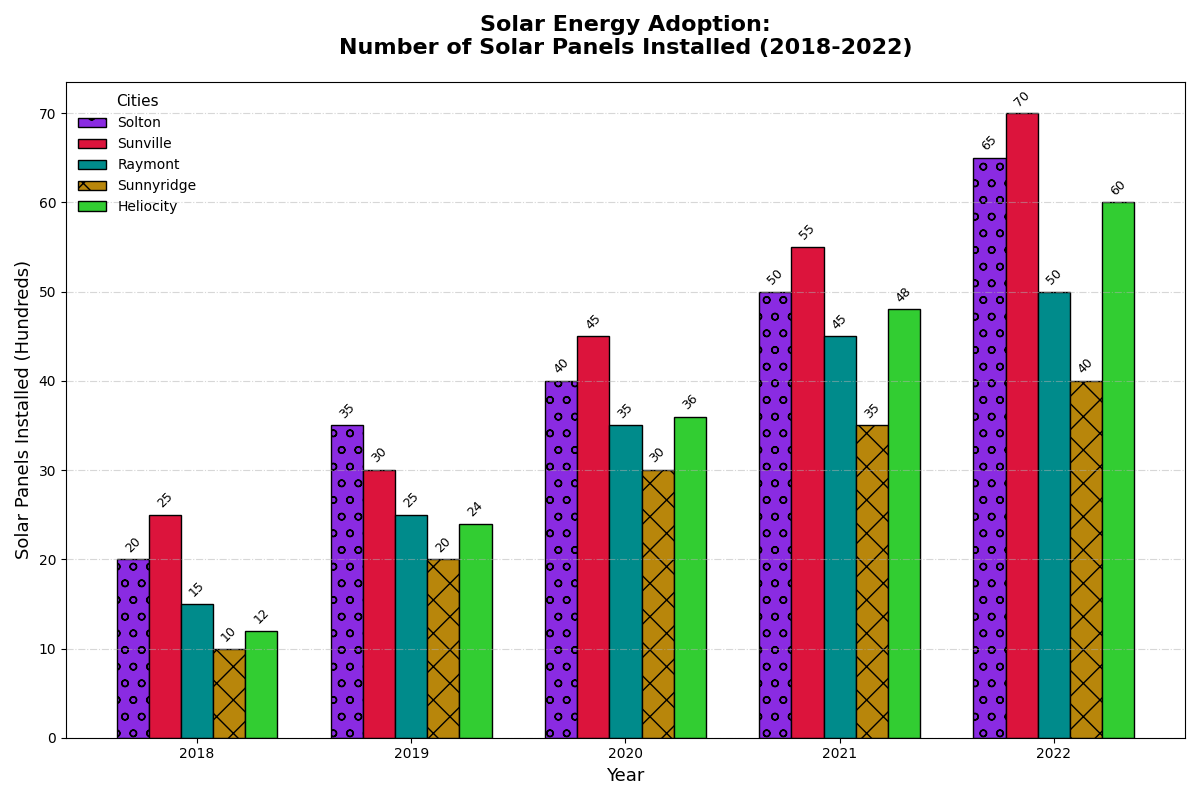

This figure's Python source:
import matplotlib.pyplot as plt
import numpy as np

cities = ['Solton', 'Sunville', 'Raymont', 'Sunnyridge', 'Heliocity']
years = [2018, 2019, 2020, 2021, 2022]

solar_installs = np.array([
    [20, 35, 40, 50, 65],
    [25, 30, 45, 55, 70],
    [15, 25, 35, 45, 50],
    [10, 20, 30, 35, 40],
    [12, 24, 36, 48, 60]
])

bar_width = 0.15
x = np.arange(len(years))

fig, ax = plt.subplots(figsize=(12, 8))

styles = ['o', '^', 's', 'x', 'D']  # Adding different point styles for visualization
colors = ['#8A2BE2', '#DC143C', '#008B8B', '#B8860B', '#32CD32']  # Randomly changed colors

for i, city in enumerate(cities):
    ax.bar(x + i * bar_width, solar_installs[i], width=bar_width, label=city, color=colors[i], edgecolor='black', hatch=styles[i])

ax.set_title('Solar Energy Adoption:\nNumber of Solar Panels Installed (2018-2022)', fontsize=16, fontweight='bold', pad=20)
ax.set_xlabel('Year', fontsize=13)
ax.set_ylabel('Solar Panels Installed (Hundreds)', fontsize=13)
ax.set_xticks(x + bar_width * 2)
ax.set_xticklabels(years)

ax.legend(title='Cities', fontsize=10, title_fontsize='11', loc='upper left', frameon=False)  # Adjusted legend position and removed frame
ax.grid(axis='y', linestyle='-.', alpha=0.5)  # Changed grid style

# Adding annotations with varying angles
for i in range(len(cities)):
    for j in range(len(years)):
        ax.text(x[j] + i * bar_width, solar_installs[i, j] + 0.5, str(solar_installs[i, j]), ha='center', va='bottom', fontsize=9, rotation=45)

plt.tight_layout()
plt.show()
